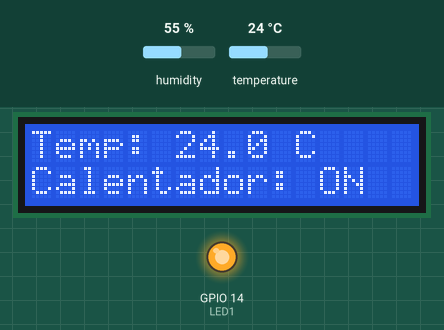
A sketch run on a simulated ESP32. Parts: 16×2 character LCD, output pins drawn as LEDs (lit = HIGH). The inputs (shaded band) are chosen by the test bench; at power-on: temperature 24 °C, humidity 55 %.

Above: at 1.2 s.
1.3 s: temperature set to 33 °C
At 3.2 s:
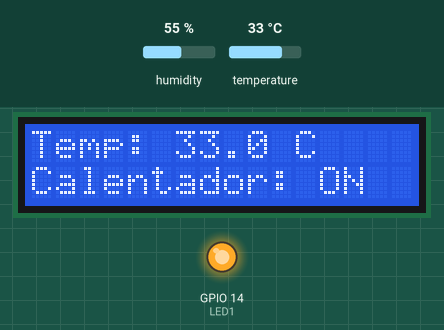
4.0 s: temperature set to 36 °C
At 4.7 s:
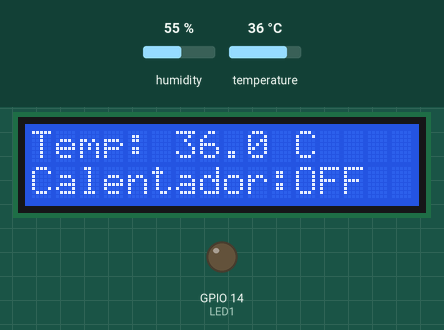
6.7 s: temperature set to 28 °C
At 8.8 s:
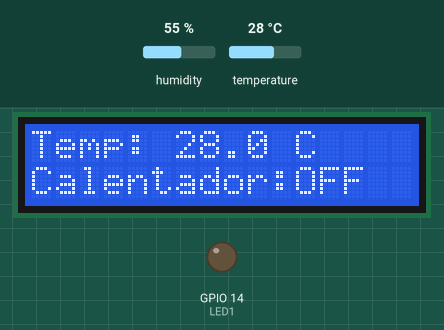
9.7 s: temperature set to 25 °C
At 11.4 s:
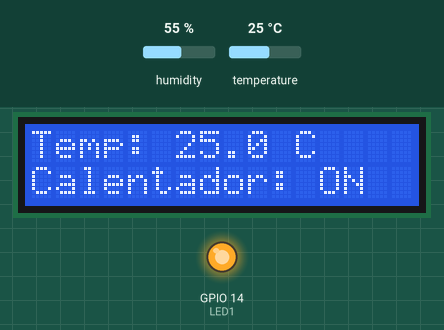
Timing chart, 0 to 12.9 s (numbered marks = the images above; inputs shaded):
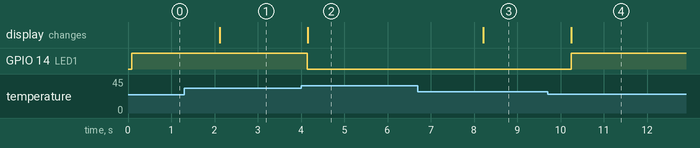

Measured:
- the behaviour switches between 34 and 35 °C on temperature (found by bisection; images 1 and 2)
- the behaviour switches between 27 and 26 °C on temperature (found by bisection; images 3 and 4)
- after the input at 1.3 s, the display: changes after 0.82 s (image 1)
- after the input at 4.0 s, GPIO 14 (LED1): HIGH → LOW after 0.15 s; the display: changes after 0.15 s (image 2)
- after the input at 6.7 s, the display: changes after 1.5 s (image 3)
- after the input at 9.7 s, GPIO 14 (LED1): LOW → HIGH after 0.54 s; the display: changes after 0.55 s (image 4)

The sketch:

ESP32_temperature_sensor.ino
```cpp
#include <Wire.h>  // No es necesario si no usas I2C, pero no afecta
#include <LiquidCrystal.h>
#include <DHT.h>

// Configuración del LCD: RS, E, D4, D5, D6, D7
LiquidCrystal lcd(23, 22, 21, 19, 18, 5);

// Definición del sensor
#define DHTTYPE DHT11
#define DHTPIN 4
DHT dht(DHTPIN, DHTTYPE);

int LED1 = 14;  // Pin del LED

void setup() {
  lcd.begin(16, 2);               // Inicializa pantalla LCD 16x2
  lcd.clear();                    // Borra pantalla al inicio

  Serial.begin(115200);           // Inicializa comunicación serial
  dht.begin();                    // Inicializa sensor

  pinMode(LED1, OUTPUT);          // Configura pin LED como salida
}

void loop() {
  float h = dht.readHumidity();    // Lee humedad
  float t = dht.readTemperature(); // Lee temperatura

  if (isnan(h) || isnan(t)) {
    Serial.println("Error al leer el sensor DHT!");
    lcd.setCursor(0, 0);
    lcd.print("Error sensor DHT ");
    lcd.setCursor(0, 1);
    lcd.print("                ");  // limpia línea 2
    delay(2000);
    return;
  }

  // Control del LED
  if (t < 27.0) {
    digitalWrite(LED1, HIGH);
  } else if (t >= 35.0) {
    digitalWrite(LED1, LOW);
  }

  // Mostrar datos en LCD
  lcd.setCursor(0, 0);
  lcd.print("Temp: ");
  lcd.print(t, 1);  // muestra temperatura con 1 decimal
  lcd.print(" C   "); // agrega espacios para limpiar sobrantes

  lcd.setCursor(0, 1);
  if (digitalRead(LED1) == HIGH) {
    lcd.print("Calentador: ON ");
  } else {
    lcd.print("Calentador:OFF ");
  }

  delay(1000);
}
```
